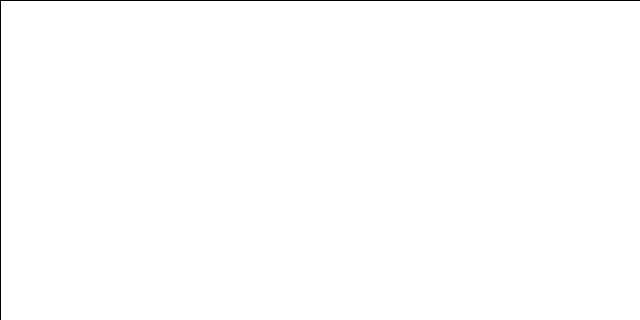
Frame 1 (no input)
Frame 60 (the mouse pressed at the canvas centre just before this capture): identical to frame 1, image omitted
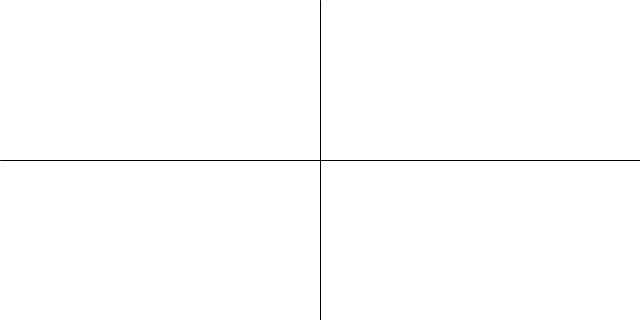
Frame 120 (the mouse held since frame 60 and released just before this capture)

The Processing sketch that drew these frames (run headless with seeded random() and noise(); from frame 60 on, the mouse is pressed at the canvas centre):

// Processing sketch: mouse_width_variables
// ── mouse_width_variables.pde
// Variables example using mouseX, mouseY, width, height 
// The Coding Train / Daniel Shiffman
// Processing Intro Series
void setup(){
  size(640, 320); 
}

void draw(){
  background(255); 
  line(mouseX, 0, mouseX, height); // vertical line
  line(0, mouseY, width, mouseY); // horizontal line
}
